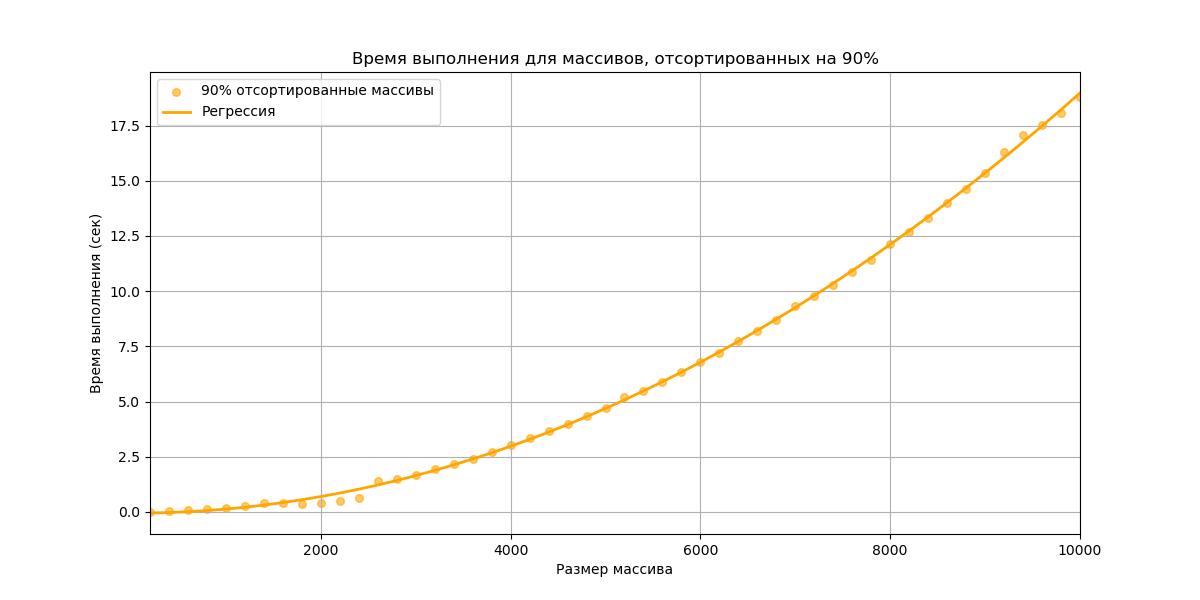

Generate this figure with Python:
import numpy as np
import matplotlib.pyplot as plt
from sklearn.preprocessing import PolynomialFeatures
from sklearn.linear_model import LinearRegression
import time

def selection_sort(arr):
    """Сортировка выбором."""
    lengh = len(arr)
    for i in range(lengh - 1):
        mas_min_ind = i
        for j in range(i + 1, lengh):
            if arr[j] < arr[mas_min_ind]:
                mas_min_ind = j
        arr[i], arr[mas_min_ind] = arr[mas_min_ind], arr[i]
    return arr
np.random.seed(42)

sizes = np.arange(200, 10001, 200)

times_partial_sorted = []

for size in sizes:
    arr_partial_sorted = np.arange(size)  
    num_to_shuffle = size // 10  
    np.random.shuffle(arr_partial_sorted[-num_to_shuffle:])  
    start_time = time.time()  
    selection_sort(arr_partial_sorted)  
    end_time = time.time()  
    times_partial_sorted.append(end_time - start_time)
    print(size, end_time - start_time)

poly = PolynomialFeatures(degree=2)
N_b_poly_partial_sorted = poly.fit_transform(sizes.reshape(-1, 1))
model_partial_sorted = LinearRegression()
model_partial_sorted.fit(N_b_poly_partial_sorted, times_partial_sorted)
y_predict_partial_sorted = model_partial_sorted.predict(N_b_poly_partial_sorted)

plt.figure(figsize=(12, 6))
plt.scatter(sizes, times_partial_sorted, label='90% отсортированные массивы', color='orange', alpha=0.6, s=30)
plt.plot(sizes, y_predict_partial_sorted, label='Регрессия', color='orange', linewidth=2)
plt.title('Время выполнения для массивов, отсортированных на 90%')
plt.xlabel('Размер массива')
plt.ylabel('Время выполнения (сек)')
plt.xlim(200, 10000)
plt.grid()
plt.legend()
plt.show()
